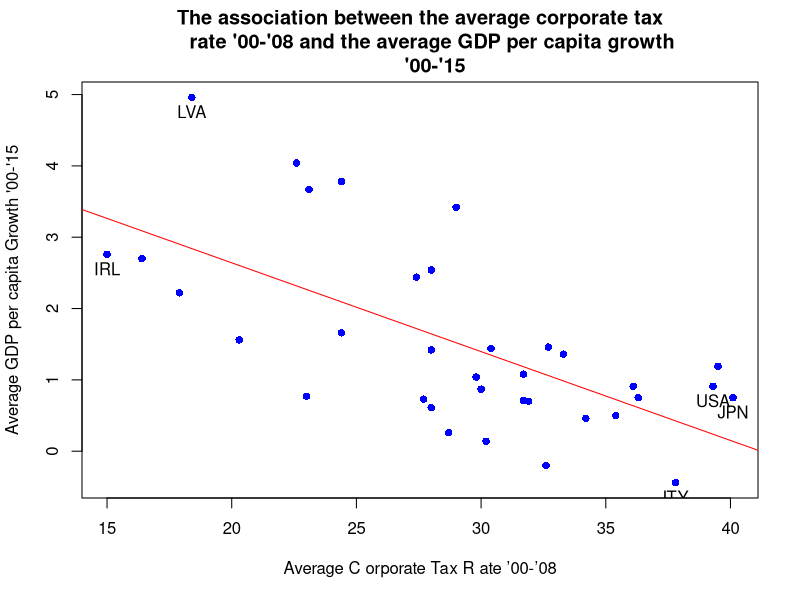

R code for this plot:
# Bill Henderson
# CSCI E-116 Section 1
# Assignment 01
# 2024Feb04

# Part A: Linear Regression: An Example of Turning A Small Dataset Into Knowledge
# Importing data
library(readxl)
corporate.tax = read_excel("P02_Corporate tax.xlsx")

# On Page 55, there are three equations. Replicate these regression results
model1 = lm(ypcg ~ ctax, data=corporate.tax)
summary(model1)

model2 = lm(ypcg ~ ctax + ypc2000, data=corporate.tax)
summary(model2)

model3 = lm(ypcg ~ ctax + ypc2000 + dty + ctax*dty, data=corporate.tax)
summary(model3)

# Based on Equation 3, use its coefficients (alpha and betas) to predict a hypothetical GDP 
# per capita growth rate when a country has a corporate tax rate = 20%, GDP per capita in
# 2000 = $10,000, and debt to GDP ratio = 35%
inputs = data.frame(ctax=20, ypc2000=10000, dty=35)
model3.prediction = predict(model3, inputs)
print("predicted GDP per capita: ")
print(unname(model3.prediction))
      
# Plot a chart similar to Figure 4. (The red line is a regression, fitted line)
plot(ypcg ~ ctax, 
     data=corporate.tax,
     main = "The association between the average corporate tax
     rate '00-'08 and the average GDP per capita growth 
     '00-'15",
     xlab = "Average C orporate Tax R ate ’00-’08",
     ylab = "Average GDP per capita Growth '00-'15",
     col='blue',
     pch = 16
     )
abline(model1, col='red')

abbrs = data.frame(fullname = c("Ireland", "Latvia", "United States", "Japan", "Italy"),
                   abb = c("IRL", "LVA", "USA", "JPN", "ITY"))

for (i in seq_len(nrow(abbrs))){
  c = corporate.tax[corporate.tax$country==abbrs[i,]$fullname,]
  text(x=c$ctax,y=c$ypcg, labels = abbrs[i,]$abb, pos = 1)
}

